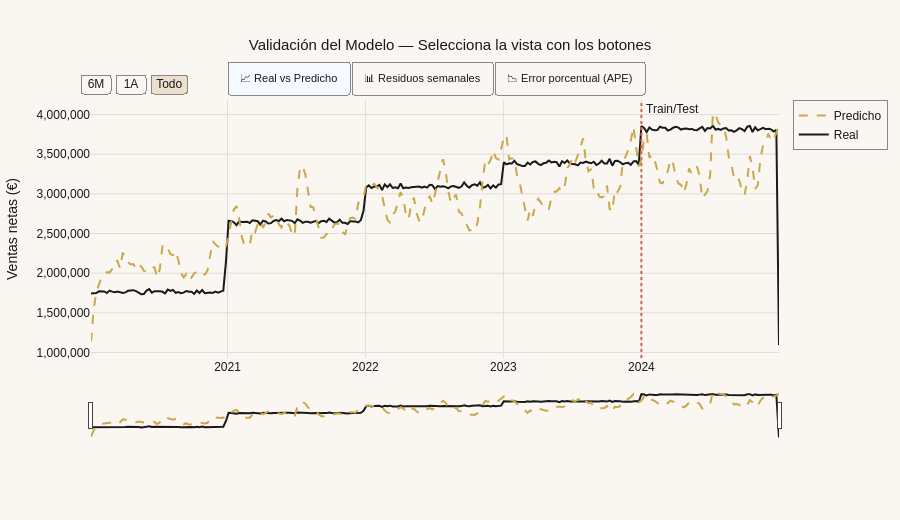

Write notebook code for a chart like this one.
### Markdown cell above
---
## 1. ¿Por qué Marketing Mix Modeling?

K-Moda invierte **13.8M€ anuales** en publicidad en 8 canales. Durante años, la eficacia se medía mediante cookies de terceros. **Ese sistema ha colapsado** — GDPR (2018), iOS 14 (2021) y el fin de las cookies de Chrome (2024) han destruido el modelo de atribución individual.

El **Marketing Mix Modeling** mide el impacto de cada canal en las ventas **sin trackear usuarios**: analiza cómo cambian las ventas semanales en respuesta a los cambios en la inversión. Es la única metodología robusta en el entorno post-cookie.

---
## 2. Validación del Modelo

**Interactúa:** usa los botones para cambiar entre ver las ventas reales, la predicción del modelo y el error semana a semana. Usa el selector de rango para hacer zoom en cualquier período.

### Code cell
# Gráfica 1 — Real vs Predicho con botones para cambiar métrica
residuos_tr = df_tr['Yt'].values - y_pred_tr
residuos_te = df_te['Yt'].values - y_pred_te
fechas_all  = list(df_tr['semana_dt']) + list(df_te['semana_dt'])
real_all    = list(df_tr['Yt'].values) + list(df_te['Yt'].values)
pred_all    = list(y_pred_tr) + list(y_pred_te)
resid_all   = list(residuos_tr) + list(residuos_te)
ape_all     = [abs(r/y)*100 if y>0 else 0 for r,y in zip(resid_all,real_all)]
split_col   = ['Train']*len(df_tr) + ['Test 2024']*len(df_te)

fig = go.Figure()

# Vista A: Real vs Predicho (visible por defecto)
fig.add_trace(go.Scatter(x=fechas_all, y=real_all, name='Real',
    mode='lines', line=dict(color=BLACK,width=2), visible=True))
fig.add_trace(go.Scatter(x=fechas_all, y=pred_all, name='Predicho',
    mode='lines', line=dict(color=GOLD,width=2,dash='dash'), visible=True))
fig.add_trace(go.Scatter(
    x=fechas_all, y=pred_all,
    fill='tonexty', fillcolor='rgba(201,168,76,0.08)',
    line=dict(width=0), showlegend=False, visible=True))

# Vista B: Residuos (oculta inicialmente)
fig.add_trace(go.Bar(x=fechas_all, y=resid_all, name='Residuo',
    marker_color=[CORAL if r<0 else TEAL for r in resid_all],
    opacity=0.8, visible=False))

# Vista C: APE % (oculta inicialmente)
fig.add_trace(go.Scatter(x=fechas_all, y=ape_all, name='Error %',
    mode='lines+markers', line=dict(color=CORAL,width=1.5),
    marker=dict(size=4,color=[CORAL if v>10 else GOLD for v in ape_all]),
    visible=False))
fig.add_trace(go.Scatter(
    x=[min(fechas_all),max(fechas_all)],
    y=[meta['mape_test']]*2,
    name=f'MAPE test={meta["mape_test"]:.1f}%',
    mode='lines', line=dict(color=BLUE,width=1.5,dash='dot'), visible=False))

fig.update_layout(**blayout(
    title=dict(text='Validación del Modelo — Selecciona la vista con los botones', x=0.5),
    updatemenus=[dict(
        type='buttons', direction='right',
        x=0.5, xanchor='center', y=1.15, yanchor='top',
        buttons=[
            dict(label='📈 Real vs Predicho',
                 method='update',
                 args=[{'visible':[True,True,True,False,False,False]},
                       {'yaxis.title.text':'Ventas netas (€)',
                        'yaxis.tickformat':',.0f',
                        'title.text':f'Real vs. Predicho — MAPE test={meta["mape_test"]:.1f}%'}]),
            dict(label='📊 Residuos semanales',
                 method='update',
                 args=[{'visible':[False,False,False,True,False,False]},
                       {'yaxis.title.text':'Residuo (€)',
                        'yaxis.tickformat':',.0f',
                        'title.text':'Residuos semana a semana (azul=sobreestimación, rojo=subestimación)'}]),
            dict(label='📉 Error porcentual (APE)',
                 method='update',
                 args=[{'visible':[False,False,False,False,True,True]},
                       {'yaxis.title.text':'Error absoluto (%)',
                        'yaxis.tickformat':'.1f',
                        'title.text':f'Error % por semana — MAPE={meta["mape_test"]:.1f}% en test 2024'}]),
        ],
        bgcolor=CREAM, bordercolor=GREY, borderwidth=1,
        font=dict(size=11),
    )],
    xaxis=dict(gridcolor='#E0DDD8',
               rangeselector=dict(bgcolor=CREAM, bordercolor=GREY, borderwidth=1,
                   buttons=[
                       dict(count=6,label='6M',step='month',stepmode='backward'),
                       dict(count=1,label='1A',step='year',stepmode='backward'),
                       dict(step='all',label='Todo')]),
               rangeslider=dict(visible=True)),
    yaxis=dict(title='Ventas netas (€)',tickformat=',.0f',gridcolor='#E0DDD8'),
    height=520, hovermode='x unified',
))
fig.add_vline(x=CORTE_TEST.timestamp()*1000,
    line_color=CORAL,line_width=2,line_dash='dot',
    annotation_text=' Train/Test',annotation_position='top right')
fig.show()

### Figure 1 — Plotly figure (JSON) as saved in the notebook; plotly's stock layout.template omitted (floating-point values rounded to 4 significant figures; data arrays with more than 128 entries replaced by an {"elided": "..."} marker saying what was removed)
{"data": [{"line": {"color": "#1A1A1A", "width": 2}, "mode": "lines", "name": "Real", "type": "scatter", "visible": true, "x": {"elided": "261 str values"}, "y": {"elided": "261 float values"}}, {"line": {"color": "#C9A84C", "dash": "dash", "width": 2}, "mode": "lines", "name": "Predicho", "type": "scatter", "visible": true, "x": {"elided": "261 str values"}, "y": {"elided": "261 float values"}}, {"fill": "tonexty", "fillcolor": "rgba(201,168,76,0.08)", "line": {"width": 0}, "showlegend": false, "type": "scatter", "visible": true, "x": {"elided": "261 str values"}, "y": {"elided": "261 float values"}}, {"marker": {"color": {"elided": "261 str values"}}, "name": "Residuo", "opacity": 0.8, "type": "bar", "visible": false, "x": {"elided": "261 str values"}, "y": {"elided": "261 float values"}}, {"line": {"color": "#D4614B", "width": 1.5}, "marker": {"color": {"elided": "261 str values"}, "size": 4}, "mode": "lines+markers", "name": "Error %", "type": "scatter", "visible": false, "x": {"elided": "261 str values"}, "y": {"elided": "261 float values"}}, {"line": {"color": "#3A5F8A", "dash": "dot", "width": 1.5}, "mode": "lines", "name": "MAPE test=16.5%", "type": "scatter", "visible": false, "x": ["2020-01-06T00:00:00", "2024-12-30T00:00:00"], "y": [16.47, 16.47]}], "layout": {"annotations": [{"showarrow": false, "text": " Train/Test", "x": 1704067200000, "xanchor": "left", "xref": "x", "y": 1, "yanchor": "top", "yref": "y domain"}], "font": {"color": "#1A1A1A", "family": "sans-serif"}, "height": 520, "hovermode": "x unified", "legend": {"bgcolor": "#FAF7F2", "bordercolor": "#888888", "borderwidth": 1}, "paper_bgcolor": "#FAF7F2", "plot_bgcolor": "#FAF7F2", "shapes": [{"line": {"color": "#D4614B", "dash": "dot", "width": 2}, "type": "line", "x0": 1704067200000, "x1": 1704067200000, "xref": "x", "y0": 0, "y1": 1, "yref": "y domain"}], "title": {"font": {"color": "#1A1A1A", "size": 15}, "text": "Validación del Modelo — Selecciona la vista con los botones", "x": 0.5}, "updatemenus": [{"bgcolor": "#FAF7F2", "bordercolor": "#888888", "borderwidth": 1, "buttons": [{"args": [{"visible": [true, true, true, false, false, false]}, {"title.text": "Real vs. Predicho — MAPE test=16.5%", "yaxis.tickformat": ",.0f", "yaxis.title.text": "Ventas netas (€)"}], "label": "📈 Real vs Predicho", "method": "update"}, {"args": [{"visible": [false, false, false, true, false, false]}, {"title.text": "Residuos semana a semana (azul=sobreestimación, rojo=subestimación)", "yaxis.tickformat": ",.0f", "yaxis.title.text": "Residuo (€)"}], "label": "📊 Residuos semanales", "method": "update"}, {"args": [{"visible": [false, false, false, false, true, true]}, {"title.text": "Error % por semana — MAPE=16.5% en test 2024", "yaxis.tickformat": ".1f", "yaxis.title.text": "Error absoluto (%)"}], "label": "📉 Error porcentual (APE)", "method": "update"}], "direction": "right", "font": {"size": 11}, "type": "buttons", "x": 0.5, "xanchor": "center", "y": 1.15, "yanchor": "top"}], "xaxis": {"gridcolor": "#E0DDD8", "rangeselector": {"bgcolor": "#FAF7F2", "bordercolor": "#888888", "borderwidth": 1, "buttons": [{"count": 6, "label": "6M", "step": "month", "stepmode": "backward"}, {"count": 1, "label": "1A", "step": "year", "stepmode": "backward"}, {"label": "Todo", "step": "all"}]}, "rangeslider": {"visible": true}}, "yaxis": {"gridcolor": "#E0DDD8", "tickformat": ",.0f", "title": {"text": "Ventas netas (€)"}}}}
